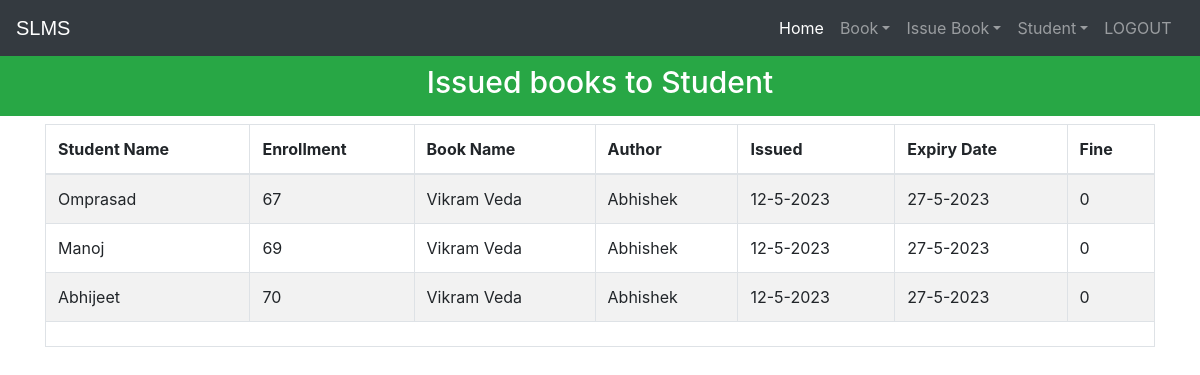
The page /viewissuedbook (signed in) on the database its author committed.
### library/models.py (models this page shows, shortened)
class StudentExtra(models.Model):
    user=models.OneToOneField(User,on_delete=models.CASCADE)
    enrollment = models.CharField(max_length=40)
    branch = models.CharField(max_length=40)
    @property
    def get_name(self):
        return self.user.first_name

class Book(models.Model):
    catchoice= [
        ('education', 'Education'),
        ('entertainment', 'Entertainment'),
        ('comics', 'Comics'),
        ('biography', 'Biography'),
        ('history', 'History'),
        ('novel', 'Novel'),
        ('fantasy', 'Fantasy'),
        ('thriller', 'Thriller'),
        ('romance', 'Romance'),
        ('scifi','Sci-Fi')
        ]
    name=models.CharField(max_length=30)
    isbn=models.PositiveIntegerField()
    author=models.CharField(max_length=40)
    category=models.CharField(max_length=30,choices=catchoice,default='education')

### library/views.py (the view)
# urls.py: path('viewissuedbook', views.viewissuedbook_view),
@login_required(login_url='adminlogin')
@user_passes_test(is_admin)
def viewissuedbook_view(request):
    issuedbooks=models.IssuedBook.objects.all()
    li=[]
    for ib in issuedbooks:
        issdate=str(ib.issuedate.day)+'-'+str(ib.issuedate.month)+'-'+str(ib.issuedate.year)
        expdate=str(ib.expirydate.day)+'-'+str(ib.expirydate.month)+'-'+str(ib.expirydate.year)
        days=(date.today()-ib.issuedate)
        print(date.today())
        d=days.days
        fine=0
        if d>15:
            day=d-15
            fine=day*10
        books=list(models.Book.objects.filter(isbn=ib.isbn))
        students=list(models.StudentExtra.objects.filter(enrollment=ib.enrollment))
        i=0
        for l in books:
            t=(students[i].get_name,students[i].enrollment,books[i].name,books[i].author,issdate,expdate,fine)
            i=i+1
            li.append(t)
    return render(request,'library/viewissuedbook.html',{'li':li})

### library/views.py (called while the page is built)
def is_admin(user):
    return user.groups.filter(name='ADMIN').exists()

### templates/library/viewissuedbook.html (shortened to what this page needs)
<!DOCTYPE html>
<html lang="en" dir="ltr">
  <head>
  </head>
  <body>
    {% include "library/navbaradmin.html" %}
    <br>
    <br>
    <h3 class="p-3 mb-2 bg-success text-white" style = 'font-size: 30px;text-align:center;margin-bottom:0px;'>Issued books to Student</h3>
{% if li%}
    <div class="container">
      <table class="table table-hover table-condensed table-striped table-bordered">
        <thead>
        <tr>
        <th>Student Name</th>
        <th>Enrollment</th>
        <th>Book Name</th>
        <th>Author</th>
        <th>Issued</th>
        <th>Expiry Date</th>
        <th>Fine</th>
        </tr>
        </thead>
        <tfoot>
        <tr>
        <td colspan="7">
        </td>
        </tr>
        </tfoot>
        <tbody>
          {% for t in li %}
            <tr>
              <td>{{t.0}}</td>
              <td>{{t.1}}</td>
              <td>{{t.2}}</td>
              <td>{{t.3}}</td>
              <td>{{t.4}}</td>
              <td>{{t.5}}</td>
              <td>{{t.6}}</td>
            </tr>
            {%endfor%}
        </tbody>
        </table>
    </div>
    {%else%}
    <h1> 0 book Issued</h1>
    {%endif%}
    <br><br><br><br><br><br><br><br><br>
  {% include "library/footer.html" %}
  </body>
</html>

### templates/library/navbaradmin.html (shortened to what this page needs)
<!DOCTYPE html>
{% load static %}
<html lang="en">
<head>
<link rel="stylesheet" href="https://stackpath.bootstrapcdn.com/bootstrap/4.3.1/css/bootstrap.min.css">
<link rel="stylesheet" href="https://maxcdn.bootstrapcdn.com/font-awesome/4.7.0/css/font-awesome.min.css">
</head>
<body>
<div class="bs-example">
    <nav class="navbar navbar-expand-md bg-dark navbar-dark fixed-top">
        <a href="/" class="navbar-brand">SLMS</a>
        <div class="collapse navbar-collapse justify-content-between" id="navbarCollapse">
            <div class="navbar-nav">
              <a href="/" class="nav-item nav-link active">Home</a>
                <div class="nav-item dropdown">
                  <a href="#" class="nav-link dropdown-toggle" data-toggle="dropdown">Book</a>
                </div>
                <div class="nav-item dropdown">
                  <a href="#" class="nav-link dropdown-toggle" data-toggle="dropdown">Issue Book</a>
                </div>
                <div class="nav-item dropdown">
                  <a href="#" class="nav-link dropdown-toggle" data-toggle="dropdown">Student</a>
                </div>
                <a href="logout" class="nav-item nav-link">LOGOUT</a> &nbsp
            </div>
        </div>
    </nav>
</div>
</body>
</html>

### templates/library/footer.html (shortened to what this page needs)
<!DOCTYPE html>
<html>
<head>
</head>
</html>

### templates/library/navbaradmin.html (style rules this page uses)
.bs-example { margin: 0px; }
.navbar-brand { font-size: 20px; font-family: sans-serif; }

### rows shown on the page
StudentExtra: enrollment "67"
Book: name "Vikram Veda" "Vikram Veda" "Vikram Veda", author "Abhishek" "Abhishek" "Abhishek"
StudentExtra: enrollment "69"
StudentExtra: enrollment "70"

### other values the page prints
{{ t.0 }} "Omprasad" "Manoj" "Abhijeet"
{{ t.4 }} "12-5-2023" "12-5-2023" "12-5-2023"
{{ t.5 }} "27-5-2023" "27-5-2023" "27-5-2023"
{{ t.6 }} "0" "0" "0"
